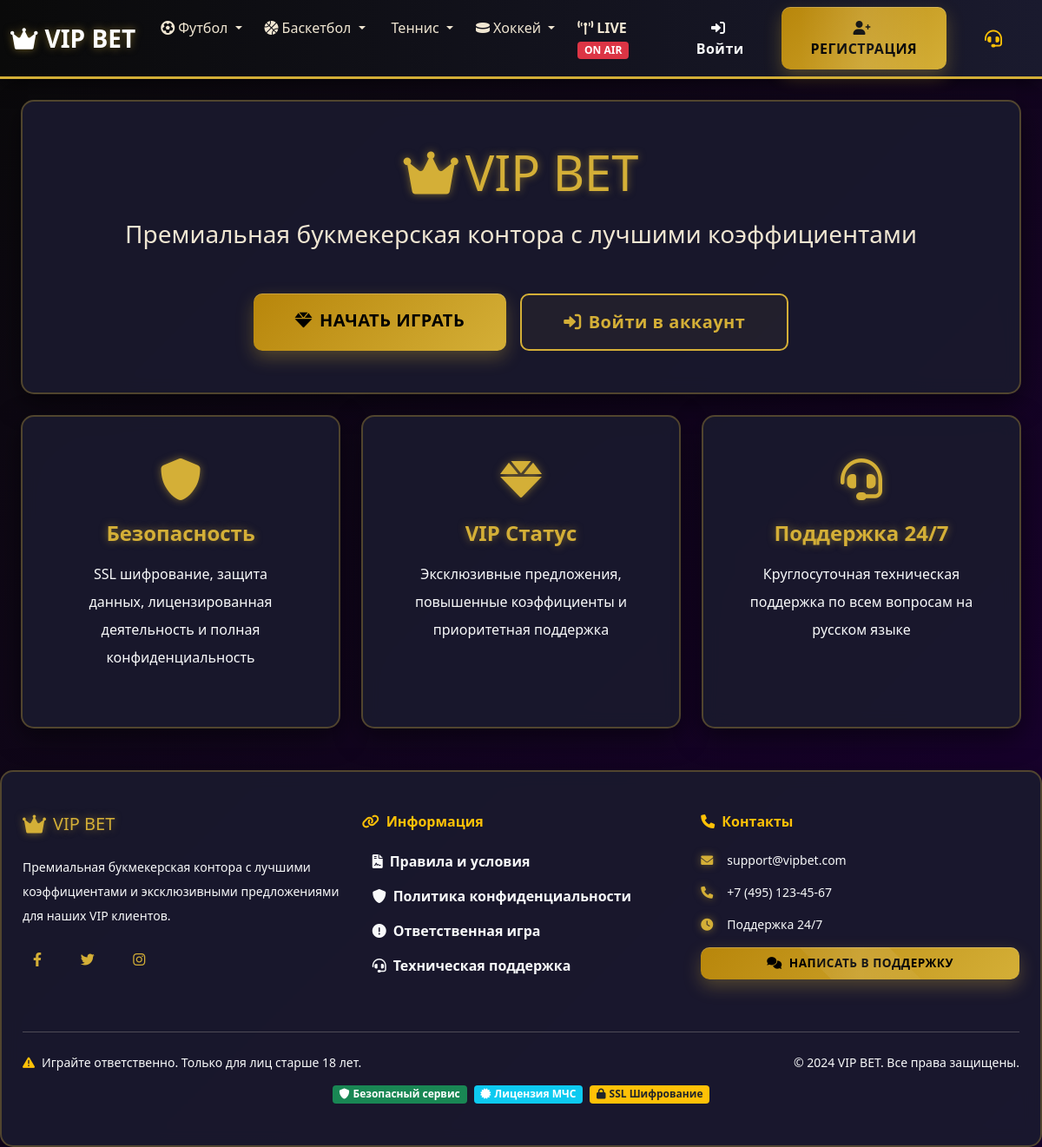
The page / on the database its author committed.
### matches/models.py (models this page shows, shortened)
class Sport(models.Model):
    SPORT_CHOICES = [
        ('football', '⚽ Футбол'),
        ('basketball', '🏀 Баскетбол'),
        ('tennis', '🎾 Теннис'),
        ('hockey', '🏒 Хоккей'),
        ('boxing', '🥊 Бокс'),
        ('esports', '🎮 Киберспорт'),
        ('volleyball', '🏐 Волейбол'),
        ('baseball', '⚾ Бейсбол'),
    ]
    name = models.CharField(max_length=100, verbose_name='Название')
    slug = models.SlugField(unique=True, verbose_name='URL')
    icon = models.CharField(max_length=50, default='fas fa-trophy', verbose_name='Иконка')
    order = models.IntegerField(default=0, verbose_name='Порядок')
    is_active = models.BooleanField(default=True, verbose_name='Активен')
    class Meta:
        verbose_name = 'Вид спорта'
        verbose_name_plural = 'Виды спорта'
        ordering = ['order', 'name']

### core/views.py (the view)
# urls.py: path('', views.home, name='home'),
def home(request):
    sports = Sport.objects.filter(is_active=True)[:8]
    featured_matches = Match.objects.filter(is_active=True, status='upcoming').order_by('start_time')[:10]
    live_matches = Match.objects.filter(is_active=True, status='live').order_by('start_time')[:5]
    popular_bets = []
    if request.user.is_authenticated:
        popular_bets = Bet.objects.all().order_by('-created_at')[:5]
    context = {
        'sports': sports,
        'featured_matches': featured_matches,
        'live_matches': live_matches,
        'popular_bets': popular_bets,
        'title': 'Главная - VIP BET',
    }
    return render(request, 'core/home.html', context)

### core/context_processors.py (called while the page is built)
def sports_menu(request):
    sports = Sport.objects.filter(is_active=True)
    return {'sports_menu': sports}

def user_balance(request):
    if request.user.is_authenticated:
        return {'user_balance': request.user.balance}
    return {'user_balance': 0}

### templates/core/home.html (shortened to what this page needs)
{% extends 'base.html' %}
{% block content %}
<div class="container-fluid">
    <div class="row mb-4">
        <div class="col-12">
            <div class="luxury-card p-5 text-center">
                <h1 class="display-4 gold-text glow-text mb-3">
                    <i class="fas fa-crown me-2"></i>VIP BET
                </h1>
                <p class="lead mb-5 fs-3">Премиальная букмекерская контора с лучшими коэффициентами</p>
                {% if not user.is_authenticated %}
                <div class="d-flex justify-content-center gap-3 flex-wrap">
                    <a href="{% url 'users:register' %}" class="btn btn-gold btn-lg px-5 py-3 fs-5 btn-ripple">
                        <i class="fas fa-gem me-2"></i>Начать играть
                    </a>
                    <a href="{% url 'users:login' %}" class="btn btn-outline-gold btn-lg px-5 py-3 fs-5">
                        <i class="fas fa-sign-in-alt me-2"></i>Войти в аккаунт
                    </a>
                </div>
                {% endif %}
            </div>
        </div>
    </div>
    <div class="row">
        <div class="col-md-4 mb-4">
            <div class="luxury-card h-100 p-5 text-center transition-all">
                <i class="fas fa-shield-alt fa-3x gold-text mb-4"></i>
                <h4 class="gold-text mb-3 fw-bold">Безопасность</h4>
                <p class="text-light lh-lg">SSL шифрование, защита данных, лицензированная деятельность и полная конфиденциальность</p>
            </div>
        </div>
        <div class="col-md-4 mb-4">
            <div class="luxury-card h-100 p-5 text-center transition-all">
                <i class="fas fa-gem fa-3x gold-text mb-4"></i>
                <h4 class="gold-text mb-3 fw-bold">VIP Статус</h4>
                <p class="text-light lh-lg">Эксклюзивные предложения, повышенные коэффициенты и приоритетная поддержка</p>
            </div>
        </div>
        <div class="col-md-4 mb-4">
            <div class="luxury-card h-100 p-5 text-center transition-all">
                <i class="fas fa-headset fa-3x gold-text mb-4"></i>
                <h4 class="gold-text mb-3 fw-bold">Поддержка 24/7</h4>
                <p class="text-light lh-lg">Круглосуточная техническая поддержка по всем вопросам на русском языке</p>
            </div>
        </div>
    </div>
</div>
{% endblock %}

### templates/core/header.html (shortened to what this page needs)
<header class="navbar-luxury">
    <nav class="navbar navbar-expand-lg navbar-dark">
        <div class="container-fluid">
            <a class="navbar-brand gold-text fw-bold fs-3" href="{% url 'core:home' %}">
                <i class="fas fa-crown me-2"></i>VIP BET
            </a>
            <div class="collapse navbar-collapse" id="navbarMain">
                <ul class="navbar-nav me-auto">
                    {% for sport in sports_menu %}
                    <li class="nav-item dropdown">
                        <a class="nav-link nav-link-luxury dropdown-toggle" href="#" role="button"
                           data-bs-toggle="dropdown" aria-expanded="false">
                            <i class="fas fa-{{ sport.icon }} me-1"></i>{{ sport.name }}
                        </a>
                    </li>
                    {% endfor %}
                    <li class="nav-item">
                        <a class="nav-link nav-link-luxury text-danger fw-bold" href="{% url 'core:live_matches' %}">
                            <i class="fas fa-broadcast-tower me-1"></i>LIVE
                            <span class="badge bg-danger blink">ON AIR</span>
                        </a>
                    </li>
                </ul>
                <div class="d-flex align-items-center">
                    {% if user.is_authenticated %}
                    <div class="balance-display me-3">
                        <span class="me-2">Баланс:</span>
                        <span class="gold-text fw-bold fs-5 user-balance">{{ user.balance|default:"0.00" }} ₽</span>
                    </div>
                    <div class="btn-group-luxury me-3">
                        <a href="{% url 'payments:deposit' %}" class="btn btn-gold btn-sm d-flex align-items-center">
                            <i class="fas fa-plus"></i><span class="ms-1">Пополнить</span>
                        </a>
                        <a href="{% url 'payments:withdraw' %}" class="btn btn-outline-gold btn-sm d-flex align-items-center">
                            <i class="fas fa-money-bill-wave"></i><span class="ms-1">Вывести</span>
                        </a>
                    </div>
<div class="dropdown">
    <button class="btn btn-outline-light dropdown-toggle" type="button"
            data-bs-toggle="dropdown" aria-expanded="false">
        <i class="fas fa-user me-1"></i>{{ user.username }}
        {% if user.is_superuser %}
        <span class="vip-badge ms-1">VIP</span>
        {% endif %}
    </button>
    <ul class="dropdown-menu dropdown-menu-end dropdown-menu-dark">
        <li><h6 class="dropdown-header gold-text">{{ user.get_full_name|default:user.username }}</h6></li>
        <li><hr class="dropdown-divider"></li>
        <li><a class="dropdown-item" href="{% url 'users:profile' %}">
            <i class="fas fa-id-card me-2"></i>Профиль
        </a></li>
        <li><a class="dropdown-item" href="{% url 'users:user_bets' %}">
            <i class="fas fa-history me-2"></i>Мои ставки
        </a></li>
        <li><a class="dropdown-item" href="{% url 'payments:transactions' %}">
            <i class="fas fa-exchange-alt me-2"></i>Транзакции
        </a></li>
        <li><hr class="dropdown-divider"></li>
        <li><hr class="dropdown-divider"></li>
        <li>
            <form method="post" action="{% url 'users:logout' %}" style="display: inline;">
                {% csrf_token %}
                <button type="submit" class="dropdown-item text-danger" style="border: none; background: none; width: 100%; text-align: left; padding: 0.5rem 1rem;" onclick="return confirm('Вы уверены, что хотите выйти?')">
                    <i class="fas fa-sign-out-alt me-2"></i>Выйти
                </button>
            </form>
        </li>
    </ul>
</div>
                    {% else %}
                    <a href="{% url 'users:login' %}" class="btn btn-outline-light me-2">
                        <i class="fas fa-sign-in-alt me-1"></i>Войти
                    </a>
                    <a href="{% url 'users:register' %}" class="btn btn-gold">
                        <i class="fas fa-user-plus me-1"></i>Регистрация
                    </a>
                    {% endif %}
                    <a href="{% url 'core:support' %}" class="btn btn-link text-warning ms-3"
                       data-bs-toggle="tooltip" title="Техническая поддержка">
                        <i class="fas fa-headset fa-lg"></i>
                    </a>
                </div>
            </div>
        </div>
    </nav>
</header>

### static/css/style.css (style rules this page uses)
:root { --gold: #D4AF37; --dark-gold: #B8860B; --light-gold: #FFD700; --dark-bg: #0a0a0a; --darker-bg: #050505; --light-bg: #1a1a2e; --text-light: #f0e6d2; --text-dark: #333; --success: #28a745; --danger: #dc3545; --warning: #ffc107; --info: #17a2b8; }
body { background: linear-gradient(135deg, var(--dark-bg) 0%, var(--light-bg) 100%); color: var(--text-light); font-family: 'Segoe UI', Tahoma, Geneva, Verdana, sans-serif; min-height: 100vh; background-attachment: fixed; }
.luxury-card { background: rgba(26, 26, 46, 0.9); border: 2px solid rgba(212, 175, 55, 0.3); border-radius: 15px; box-shadow: 0 10px 30px rgba(0, 0, 0, 0.5); transition: all 0.3s ease; backdrop-filter: blur(10px); }
.gold-text { color: var(--gold); text-shadow: 0 0 10px rgba(212, 175, 55, 0.5); }
.glow-text { animation: glow 2s ease-in-out infinite alternate; }
.btn { border-radius: 10px; font-weight: 600; padding: 12px 28px; transition: all 0.3s cubic-bezier(0.23, 1, 0.320, 1); letter-spacing: 0.5px; position: relative; overflow: hidden; border: none; }
.btn i { margin-right: 8px; }
.btn-gold { background: linear-gradient(135deg, var(--dark-gold) 0%, var(--gold) 50%, var(--light-gold) 100%); background-size: 200% 200%; color: #000; font-weight: bold; text-transform: uppercase; box-shadow: 0 8px 20px rgba(212, 175, 55, 0.3), inset 0 1px 0 rgba(255, 255, 255, 0.2); position: relative; }
.btn-gold::before { content: ''; position: absolute; top: -50%; left: -50%; width: 200%; height: 200%; background: linear-gradient(45deg, transparent 30%, rgba(255, 255, 255, 0.1) 50%, transparent 70%); transform: rotate(45deg); animation: buttonShine 3s infinite; }
.btn-outline-gold { border: 2px solid var(--gold); color: var(--gold); background: rgba(212, 175, 55, 0.05); font-weight: 600; position: relative; }
.btn-outline-gold::before { content: ''; position: absolute; top: 0; left: -100%; width: 100%; height: 100%; background: var(--gold); z-index: -1; transition: left 0.4s ease; }
.btn-lg { padding: 16px 40px; font-size: 1.1rem; }
.navbar-luxury { background: linear-gradient(90deg, var(--dark-bg) 0%, var(--light-bg) 100%); border-bottom: 3px solid var(--gold); box-shadow: 0 4px 20px rgba(0, 0, 0, 0.5); }
.nav-link-luxury { color: var(--text-light) !important; font-weight: 500; padding: 10px 20px; margin: 0 5px; border-radius: 5px; transition: all 0.3s; }
.transition-all { transition: all 0.3s cubic-bezier(0.23, 1, 0.320, 1); }

### static/css/luxury.css (style rules this page uses)
.bg-luxury { background: linear-gradient(135deg, #0a0a0a 0%, #1a0033 25%, #33001a 50%, #001a33 75%, #0a0a0a 100%); background-size: 400% 400%; animation: gradientBG 15s ease infinite; }
.btn-ripple { position: relative; overflow: hidden; }
.btn-ripple::before { content: ''; position: absolute; top: 50%; left: 50%; width: 0; height: 0; border-radius: 50%; background: rgba(255, 255, 255, 0.3); transform: translate(-50%, -50%); transition: width 0.6s, height 0.6s; }

### static/css/buttons.css (style rules this page uses)
:root { --transition-smooth: all 0.35s cubic-bezier(0.34, 1.56, 0.64, 1); --transition-fast: all 0.2s ease; }
.btn-gold { position: relative; overflow: hidden; }
.btn-gold::after { content: ''; position: absolute; top: 50%; left: 50%; width: 0; height: 0; border-radius: 50%; background: rgba(255, 255, 255, 0.2); transform: translate(-50%, -50%); transition: width 0.6s, height 0.6s; }
.btn-outline-gold { position: relative; }
.btn-outline-gold::before { content: ''; position: absolute; top: 0; left: 0; width: 100%; height: 100%; background: var(--gold); z-index: -1; opacity: 0; transition: opacity 0.3s ease; }
.btn i { display: inline-block; transition: var(--transition-fast); }

### static/css/mobile.css (style rules this page uses)
html, body { -webkit-text-size-adjust: 100%; }

### rows shown on the page
Sport: name "Футбол"
Sport: name "Баскетбол"
Sport: name "Теннис"
Sport: name "Хоккей"
